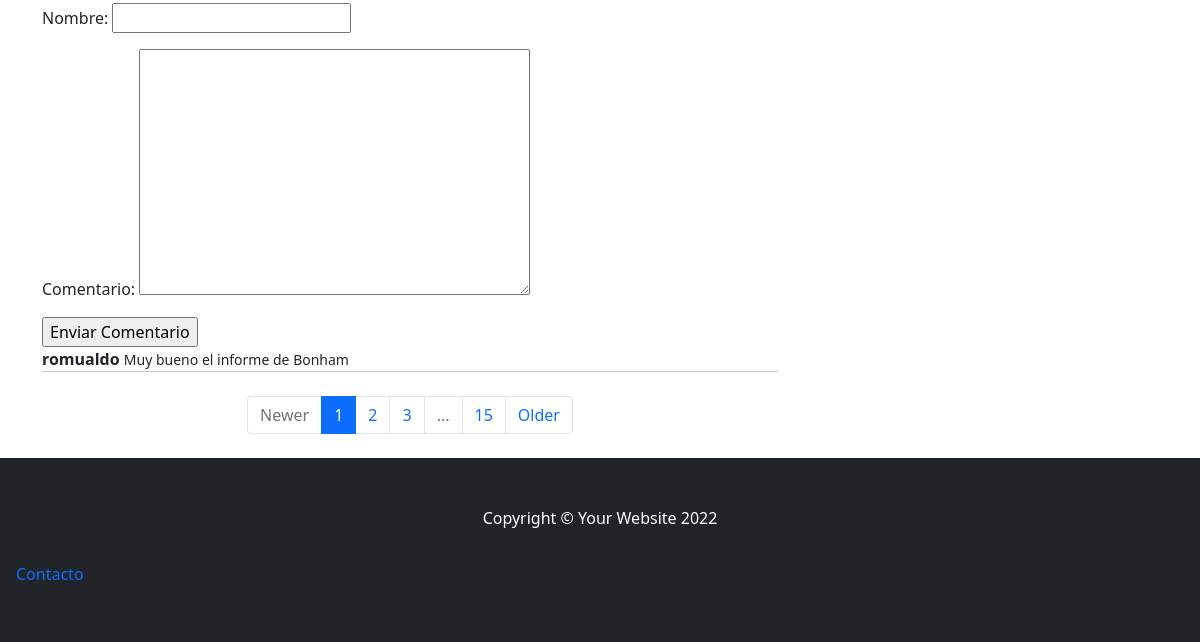
The page /Post/ (lower part) on the database as committed earlier.
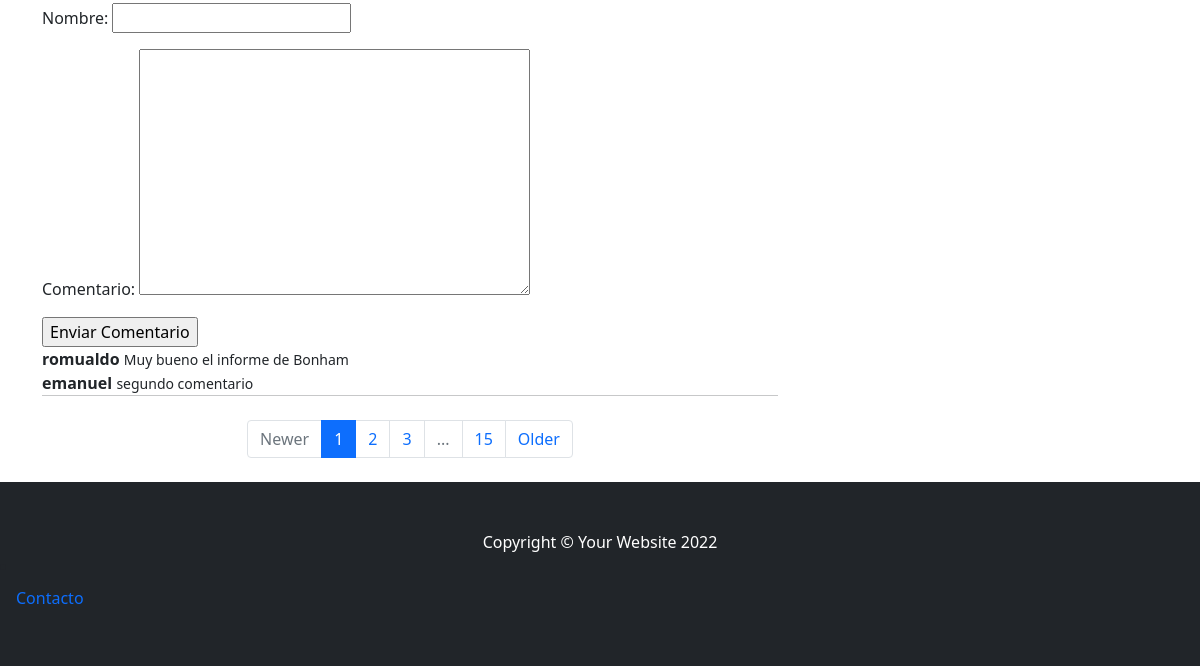
The same page on the database as committed later.
### appbateros/models.py (models this page shows, shortened)
class Comentario(models.Model):
    nombre = models.CharField(max_length=60)
    comentario = models.TextField(max_length=400)

### appbateros/views.py (the view, shortened to what this page needs)
# urls.py: path('Post/', post, name="Post"),
def post(request):
    articulos = Post.objects.all().order_by('fecha_creacion')
    comentarios = Comentario.objects.all()
    context = like = 'like'
    form = ComentarioForm()
    return render(request, "appbateros/Post.html", {'articulos': articulos, "form": form, 'comentarios': comentarios, "like": like})

### appbateros/forms.py
class ComentarioForm(forms.Form):
    nombre = forms.CharField(label="Nombre:", max_length=60)
    comentario = forms.CharField(widget=forms.Textarea)

### appbateros/models.py (called while the page is built)
    def __str__(self):
        return "{0},{1}".format(self.apellidos, self.nombres)

### appbateros/templates/appbateros/post.html (shortened to what this page needs)
{% extends 'appbateros/base.html' %}
{% block main_content %}
<!DOCTYPE html>
<html lang="en">
<head>
</head>
<body>
<div class="ui segment">
   <br>
  <section>
    <form action="" method="post">
      {{ form.as_p }}
      <input type="submit" name="enviar" value="Enviar Comentario">
    </form>
  </section>
  {% for Comentario in comentarios %}
  <article class="media box">
      <div class="media-content">
          <strong>{{Comentario.nombre}}</strong> <small>{{Comentario.comentario}}</small> <br>
      </div>
  </article>
  {% endfor %}
</div>
</body>
</html>
{% endblock main_content %}

### appbateros/templates/appbateros/base.html (shortened to what this page needs)
<!DOCTYPE html>
<html lang="en">
    <head>
        {% load static %}
        <link href="{% static 'appbateros/css/styles.css' %}" rel="stylesheet" />
    </head>
    <body>
        <div class="container">
            <div class="row">
                <div class="col-lg-8">
                    {% block main_content %}
                    {% endblock main_content %}
                    <nav aria-label="Pagination">
                        <hr class="my-0" />
                        <ul class="pagination justify-content-center my-4">
                            <li class="page-item disabled"><a class="page-link" href="#" tabindex="-1" aria-disabled="true">Newer</a></li>
                            <li class="page-item active" aria-current="page"><a class="page-link" href="#!">1</a></li>
                            <li class="page-item"><a class="page-link" href="#!">2</a></li>
                            <li class="page-item"><a class="page-link" href="#!">3</a></li>
                            <li class="page-item disabled"><a class="page-link" href="#!">...</a></li>
                            <li class="page-item"><a class="page-link" href="#!">15</a></li>
                            <li class="page-item"><a class="page-link" href="#!">Older</a></li>
                        </ul>
                    </nav>
                </div>
                <div class="col-lg-4">
                </div>
            </div>
        </div>
        <footer class="py-5 bg-dark">
            <div class="container"><p class="m-0 text-center text-white">Copyright &copy; Your Website 2022</p></div>
            <li class="nav-item"><a class="nav-link" href="{% url 'Contacto' %}">Contacto</a></li>
        </footer>
    </body>
</html>

Rows that differ between the two databases and show on the page:
added Comentario: nombre "emanuel", comentario "segundo comentario"
